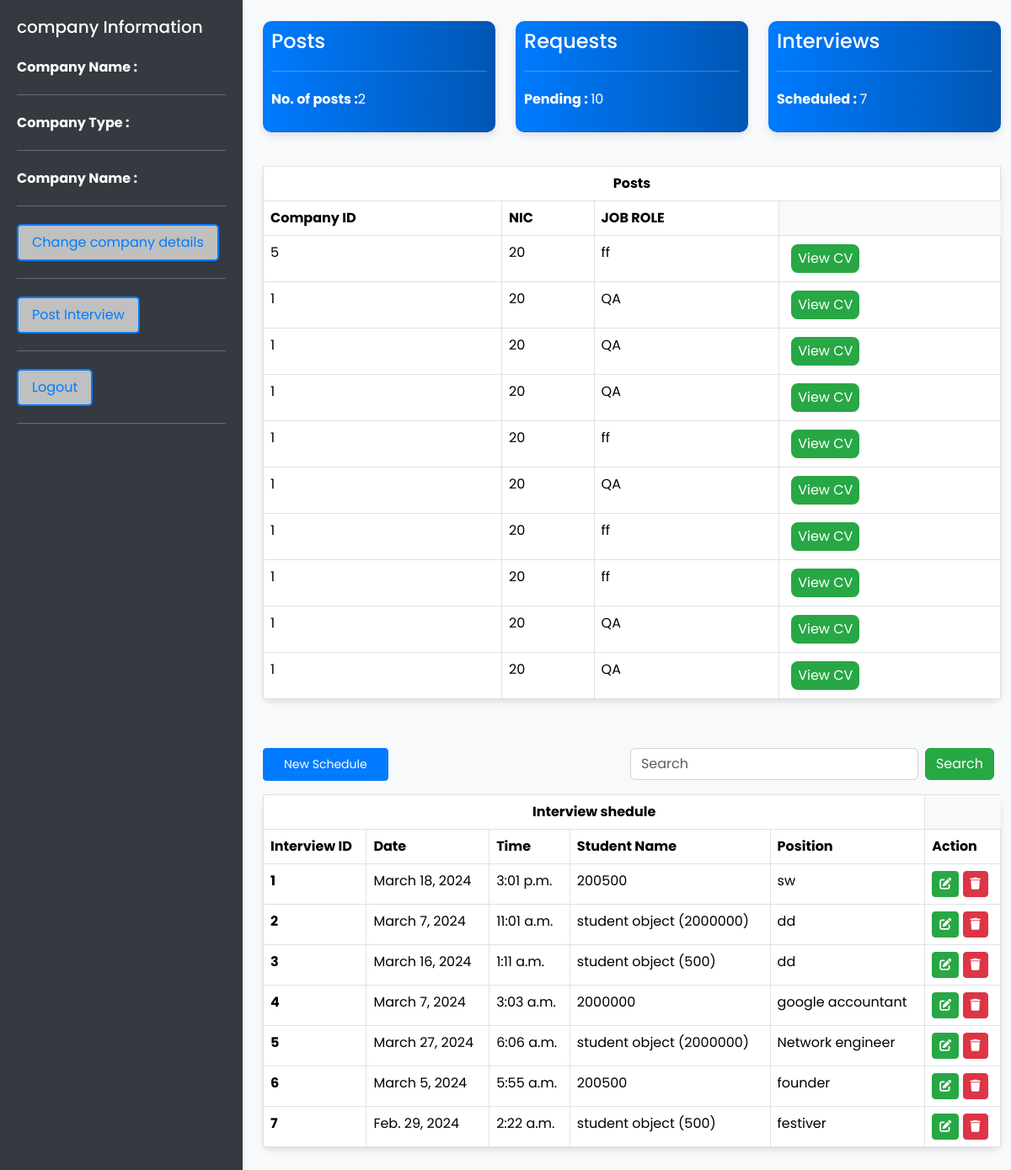
The app's page /indexapp/ds/ with its own data.
### dash/models.py (models this page shows, shortened)
class pending(models.Model):
    company_id = models.IntegerField()
    stu_nic = models.IntegerField()
    jobrole = models.CharField(max_length=20)

class Interview(models.Model):
    id = models.IntegerField(primary_key=True, null=False)
    date = models.DateField()
    time = models.TimeField()
    stu_nic = models.CharField(max_length=15)
    position = models.CharField(max_length=75)

### app/views.py (the view, shortened to what this page needs)
# urls.py: path('indexapp/<str:username>/', views.index, name='indexapp'),
def index(request,username):
    cmp = company.objects.filter(cmp_username=username).first()
    interviews = Interview.objects.all()
    students_data = student.objects.all()
    pending_data=pending.objects.all()
    interview_count = Interview.objects.count()
    pending_count = pending.objects.count()
    job_count = job.objects.count()
    color = None
    query = ""
    context={"interviews":interviews,"pending_data":pending_data, 'interview_count': interview_count, "pending_count": pending_count, "job_count": job_count, "students_data":students_data,"cmp": cmp}
    return render(request,"companyd.html",context)

### app/templates/companyd.html (shortened to what this page needs)
<!DOCTYPE html>
<html lang="en">
  <head>
    <link
      href="https://cdn.jsdelivr.net/npm/bootstrap@5.3.3/dist/css/bootstrap.min.css"
      rel="stylesheet"
    />
    <link
      rel="stylesheet"
      href="https://cdnjs.cloudflare.com/ajax/libs/font-awesome/6.5.1/css/all.min.css"
    />
  </head>
  <body>
    <div class="container-fluid">
      <div class="row">
        <div class="col-md-3">
          <div class="panel">
            <h5 class="mb-4">company Information</h5>
            <p><strong>Company Name : </strong>{{ cmp.cmp_username }}</p>
            <hr class="styled-hr" />
            <p><strong>Company Type : </strong> {{ cmp.type }}</p>
            <hr class="styled-hr" />
            <p><strong>Company Name : </strong>{{ cmp.cmp_name }}</p>
            <hr class="styled-hr" />
            <a href="/company_list">Change company details</a>
            <hr class="styled-hr" />
            <a href="/indexposting">Post Interview</a>
            <hr class="styled-hr" />
            <a href="#" onclick="confirmLogout()">Logout</a>
            <hr class="styled-hr" />
          </div>
        </div>
        <div class="col-md-9 main-content">
          <div class="row mb-4">
            <div class="col-md-4">
              <div class="card">
                <div class="card-header">
                  <h5 class="card-title">Posts</h5>
                  <hr class="styled-hr" />
                  <p><strong>No. of posts :</strong>{{ job_count }}</p>
                </div>
              </div>
            </div>
            <div class="col-md-4">
              <div class="card">
                <div class="card-header">
                  <h5 class="card-title">Requests</h5>
                  <hr class="styled-hr" />
                  <p><strong>Pending : </strong>{{ pending_count }}</p>
                </div>
              </div>
            </div>
            <div class="col-md-4">
              <div class="card">
                <div class="card-header">
                  <h5 class="card-title">Interviews</h5>
                  <hr class="styled-hr" />
                  <p><strong>Scheduled : </strong>{{ interview_count }}</p>
                </div>
              </div>
            </div>
          </div>
          <div class="row">
            <div class="col-md-12">
              <table class="table table-striped, table mt-3 table-bordered">
                <thead>
                  <tr>
                    <th colspan="4" id="topic">
                      Posts
                    </th>
                  </tr>
                  <tr>
                    <th>Company ID</th>
                    <th>NIC</th>
                    <th>JOB ROLE</th>
                  </tr>
                </thead>
                <tbody>
                  {% for i in pending_data %}
                    <tr>
                    <td>{{ i.company_id }}</td>
                    <td>{{i.stu_nic}}</td>
                    <td>{{i.jobrole}}</td>
                    <td><a href="{% url 'view_cv' nic=i.stu_nic %}" class="button">View CV</a></td>
                    </tr>
                  {% endfor %}
                </tbody>
              </table>
            </div>
          </div>
      <br>
      <br>
      <div class="d-flex justify-content-between align-items-center">
        <a
          href="#"
          data-bs-toggle="modal"
          data-bs-target="#addSheduleModal"
          class="btn btn-primary px-4 py-2 btn-sm"
          >New Schedule</a
        >
        <div>
          <form action="" method="post" class="d-flex">
            <input value="" name="searchquery" class="form-control" placeholder="Search" type="search"/>
            <button class="btn btn-success mx-2" name="search">Search</button>
          </form>
        </div>
      </div>
      <table class="table mt-3 table-bordered">
        <thead>
          <tr>
            <th colspan="5" id="topic">
              Interview shedule
            </th>
          </tr>
          <tr>
            <th scope="col">Interview ID</th>
            <th scope="col">Date</th>
            <th scope="col">Time</th>
            <th scope="col">Student Name</th>
            <th scope="col">Position</th>
            <th scope="col">Action</th>
          </tr>
        </thead>
        <tbody>
          {% for interview in interviews  %}
          <tr>
            <th>{{interview.id}}</th>
            <td>{{interview.date}}</td>
            <td>{{interview.time}}</td>
            <td>{{interview.stu_nic}}</td>
            <td>{{interview.position}}</td>
            <td>
              <a
                href=""
                data-bs-toggle="modal"
                data-bs-target="#updateSheduleModal_{{ interview.id }}"
                class="btn btn-success btn-sm"
                >
                <i class="fa-solid fa-pen-to-square"></i>
              </a>
              <a
                href=""
                data-bs-toggle="modal"
                data-bs-target="#deleteSheduleModal_{{ interview.id }}"
                class="btn btn-danger btn-sm"
                ><i class="fa-solid fa-trash"></i
              ></a>
            </td>
          </tr>
          {% endfor %}
        </tbody>
      </table>
    </div>
  </body>
</html>

### app/templates/companyd.html (style rules this page uses)
* { font-family: "Poppins", sans-serif; }
body { font-family: Arial, sans-serif; }
.panel { background-color: #343a40; color: #fff; padding: 20px; height: 180vh; box-shadow: 0 4px 6px rgba(0, 0, 0, 0.1); }
.panel a { color: #007bff; text-decoration: none; display: inline-block; padding: 8px 16px; border-radius: 5px; background-color: #C0C0C0; border: 2px solid #007bff; transition: background-color 0.3s ease, color 0.3s ease, border-color 0.3s ease; }
.main-content { padding-top: 25px; }
.card { border: none; border-radius: 10px; background-color: #fff; box-shadow: 0 4px 8px rgba(0, 0, 0, 0.1); transition: all 0.3s ease-in-out; overflow: hidden; }
.card-header { background: linear-gradient(to right, #007bff, #0056b3); color: #fff; border-radius: 15px 15px 0 0; padding: 10px; }
.card-title { font-size: 24px; margin-bottom: 10px; color: #fff; }
.table { margin-bottom:10px; border-radius: 10px; box-shadow: 0 4px 6px rgba(0, 0, 0, 0.1); }
th, td { border: none; padding: 12px; }
thead { background-color: #007bff; color: #fff; }
tbody tr:nth-child(even) { background-color: #f2f2f2; }
hr { height: 2px; width: 100%; color: #ffffff; margin: 20px auto; border-style: solid; }
.styled-hr { border-color: rgb(255, 255, 255); }
.col-md-3 { padding-left: 0; }
#topic { text-align: center; }
body { font-family: 'Poppins', sans-serif; background-color: #f8f9fa; }
.btn-primary { background-color: #007bff; border-color: #007bff; }
.btn-success { background-color: #28a745; border-color: #28a745; }
.btn-danger { background-color: #dc3545; border-color: #dc3545; }
.table-bordered th, .table-bordered td { border: 1px solid #dee2e6; }
.form-control { border-color: #ced4da; }
.button { background-color: #28a745; border: none; color: white; padding: 5px 8px; text-align: center; text-decoration: none; display: inline-block; font-size: 16px; margin: 2px 6px; cursor: pointer; border-radius: 8px; }

### records on screen
pending: company_id "5", stu_nic "20", jobrole "ff"
pending: company_id "1", stu_nic "20", jobrole "QA"
pending: company_id "1", stu_nic "20", jobrole "QA"
pending: company_id "1", stu_nic "20", jobrole "QA"
pending: company_id "1", stu_nic "20", jobrole "ff"
pending: company_id "1", stu_nic "20", jobrole "QA"
pending: company_id "1", stu_nic "20", jobrole "ff"
pending: company_id "1", stu_nic "20", jobrole "ff"
pending: company_id "1", stu_nic "20", jobrole "QA"
pending: company_id "1", stu_nic "20", jobrole "QA"
Interview: id "1", date "March 18, 2024", time "3:01 p.m.", stu_nic "200500", position "sw"
Interview: id "2", date "March 7, 2024", time "11:01 a.m.", stu_nic "student object (2000000)", position "dd"
Interview: id "3", date "March 16, 2024", time "1:11 a.m.", stu_nic "student object (500)", position "dd"
Interview: id "4", date "March 7, 2024", time "3:03 a.m.", stu_nic "2000000", position "google accountant"
Interview: id "5", date "March 27, 2024", time "6:06 a.m.", stu_nic "student object (2000000)", position "Network engineer"
Interview: id "6", date "March 5, 2024", time "5:55 a.m.", stu_nic "200500", position "founder"
Interview: id "7", date "Feb. 29, 2024", time "2:22 a.m.", stu_nic "student object (500)", position "festiver"

### other values on screen
{{ job_count }} "2"
{{ pending_count }} "10"
{{ interview_count }} "7"
